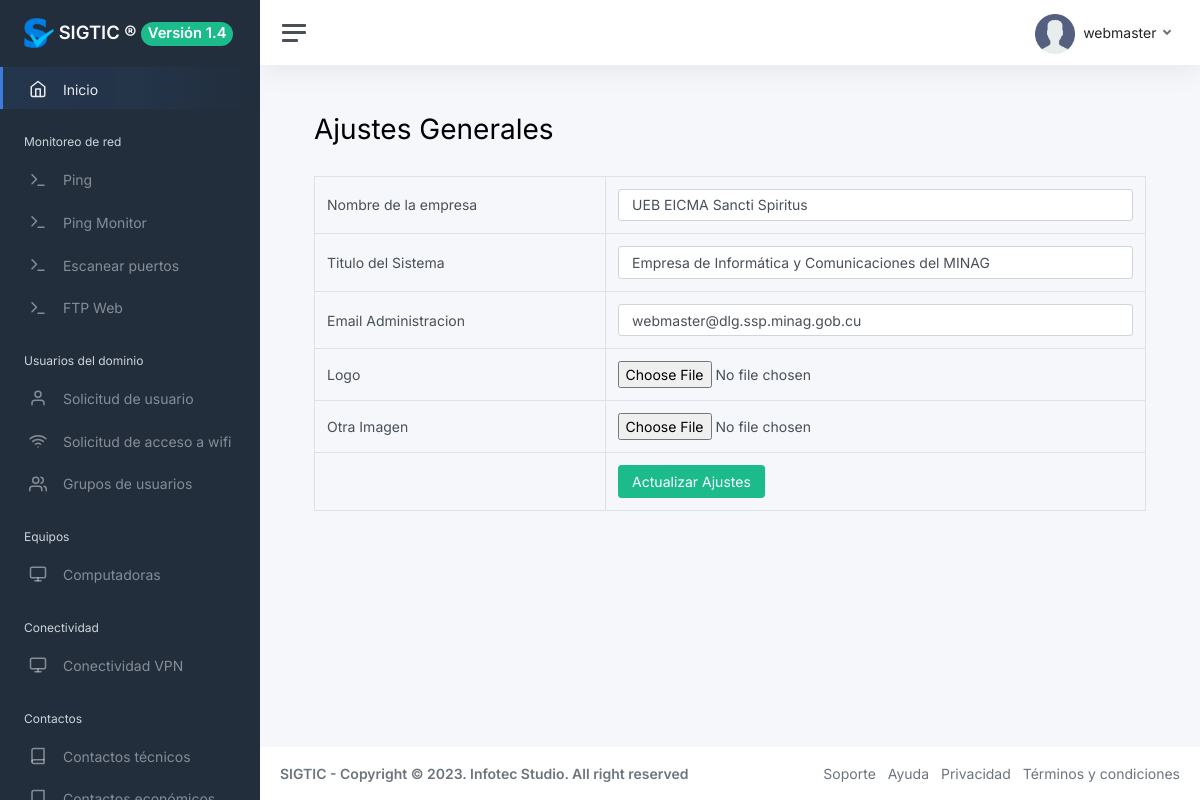
The page /?view=settings&opt=all (signed in) on the database its author committed.
### tables this page shows
CREATE TABLE `user` (
  `id` int(11) NOT NULL,
  `name` varchar(50) DEFAULT NULL,
  `lastname` varchar(50) DEFAULT NULL,
  `username` varchar(50) DEFAULT NULL,
  `email` varchar(255) DEFAULT NULL,
  `password` varchar(60) DEFAULT NULL,
  `image` varchar(255) DEFAULT NULL,
  `status` int(11) DEFAULT 1,
  `kind` int(11) DEFAULT 1,
  `created_at` datetime DEFAULT NULL
);

CREATE TABLE `configuration` (
  `id` int(11) NOT NULL,
  `preffix` varchar(255) NOT NULL,
  `label` varchar(255) NOT NULL,
  `kind` int(11) NOT NULL,
  `val` varchar(255) NOT NULL
);

### core/controller/Module.php (called while the page is built)
<?php
class Module {
	public static function loadLayout(){
		include "core/app/layouts/layout.php";
	}
}
?>

### core/controller/Lb.php (called while the page is built, shortened)
<?php
class Lb {
	public function start(){
		include "core/app/init.php";
	}
}
?>

### index.php (called while the page is built, shortened)
<?php
$lb = new Lb();
$lb->start();
?>

### core/controller/Executor.php (called while the page is built, shortened)
<?php
class Executor {
	public static function doit($sql){
		$con = Database::getCon();
		return array($con->query($sql),$con->insert_id);
	}
}
?>

### core/app/model/UserData.php (called while the page is built, shortened)
<?php
class UserData {
	public static $tablename = "user";
	public static function getById($id){
		 $sql = "select * from ".self::$tablename." where id=$id";
		$query = Executor::doit($sql);
		return Model::one($query[0],new UserData());
	}
}
?>

### core/controller/Model.php (called while the page is built, shortened)
<?php
class Model {
	public static function exists($modelname){
		$fullpath = self::getFullpath($modelname);
		$found=false;
		if(file_exists($fullpath)){
			$found = true;
		}
		return $found;
	}
	public static function getFullpath($modelname){
		return "core/app/model/".$modelname.".php";
	}
	public static function many($query,$aclass){
		$cnt = 0;
		$array = array();
		while($r = $query->fetch_array()){
			$array[$cnt] = new $aclass;
			$cnt2=1;
			foreach ($r as $key => $v) {
				if($cnt2>0 && $cnt2%2==0){
					$array[$cnt]->$key = $v;
				}
				$cnt2++;
			}
			$cnt++;
		}
		return $array;
	}
}
?>

### core/app/model/ConfigurationData.php (called while the page is built, shortened)
<?php
class ConfigurationData {
	public static $tablename = "configuration";
	public static function getAll(){
		$sql = "select * from ".self::$tablename;
		$query = Executor::doit($sql);
		return Model::many($query[0],new ConfigurationData());
	}
}
?>

### core/app/view/settings-view.php (the view, shortened to what this page needs)
<section class="container">
<?php
$settings = ConfigurationData::getAll();
?>
          <div class="row">
            <div class="col-md-12">
            <h1><i class="fa fa-wrench"></i> Ajustes Generales</h1>
            </div>
            </div>
<br>
          <div class="row">
            <div class="col-md-12">
              <div class="panel panel-default">
<form method="post" action="./?action=updatesettings" enctype="multipart/form-data">
                    <table class="table table-bordered">
                      <tbody>
<?php
 if(count($settings)>0):?>
<?php foreach($settings as $cat):?>
                        <tr>
                        <td><?php echo $cat->label; ?>
                        </td>
                        <td>
<?php if($cat->kind==2):?>
                        <input type="text" name="<?php echo $cat->preffix; ?>" class="form-control" value="<?php echo $cat->val;?>">
<?php elseif($cat->kind==4):?>
                        <input type="file" name="<?php echo $cat->preffix; ?>" >
<?php endif;?>
                        </td>
                        </tr>
<?php endforeach; ?>
 <?php endif; ?>
                        <tr>
                        <td>
                        </td>
                        <td>
                        <input type="submit"  class="btn btn-success" value="Actualizar Ajustes">
                        </td>
                        </tr>
                      </tbody>
                    </table>
                    </form>
              </div>
            </div>
          </div>
</section>

### core/app/layouts/layout.php (shortened to what this page needs)
<!DOCTYPE html>
<html lang="es">
<head>
  <link href="assets/vendor/bootstrap/css/bootstrap.min.css" rel="stylesheet">
  <link href="assets/vendor/bootstrap-icons/bootstrap-icons.css" rel="stylesheet">
  <link href="assets/vendor/boxicons/css/boxicons.min.css" rel="stylesheet">
  <link href="assets/vendor/quill/quill.snow.css" rel="stylesheet">
  <link href="assets/vendor/quill/quill.bubble.css" rel="stylesheet">
  <link href="assets/vendor/remixicon/remixicon.css" rel="stylesheet">
  <link href="css/app.css" rel="stylesheet">
  <link rel="stylesheet" type="text/css" href="plugins/datatables/datatables.min.css">
  <link rel="stylesheet" type="text/css" href="plugins/datatables/dataTables.bootstrap5.min.css">
  <link rel="stylesheet" type="text/css" href="plugins/datatables/buttons.bootstrap5.min.css">
  <link href="css/app.css" rel="stylesheet">
</head>
<?php if(!isset($_SESSION["user_id"])):?>
  <main class="d-flex w-100">
		<div class="container d-flex flex-column">
			<div class="row vh-100">
				<div class="col-sm-10 col-md-8 col-lg-6 mx-auto d-table h-100">
					<div class="d-table-cell align-middle">
						<div class="card">
							<div class="card-body">
								<div class="m-sm-4">
									<div class="text-center">
										<img src="img/logo/logo.png" alt="Charles Hall" class="img-fluid rounded-square" width="200" height="200" />
									</div>
									<form method="post" action="./?action=access&opt=login">
										<div class="mb-3">
											<label class="form-label">Usuario</label>
											<input class="form-control form-control-lg"  name="email" placeholder="Introduzca su usuario" />
										</div>
										<div class="mb-3">
											<label class="form-label">Contrseña</label>
											<input class="form-control form-control-lg" type="password" name="password" placeholder="Introduzca su contrseña" />
											<small>
                                           </small>
										</div>
										<div>
										</div>
										<div class="text-center mt-3">
                    <button type="submit" class="btn btn-lg btn-block btn-primary">Aceptar</button>
										</div>
									</form>
								</div>
							</div>
						</div>
					</div>
				</div>
			</div>
		</div>
	</main>
	<footer class="footer mt-auto py-3 bg-light">
  <div class="container">
    <span class="text-muted">SIGTIC - Copyright © 2023. Infotec Studio. All right reserved</span>
  </div>
</footer>
<?php else:?>
<body>
<div class="wrapper">
		<nav id="sidebar" class="sidebar js-sidebar">
			<div class="sidebar-content js-simplebar">
				<a class="sidebar-brand" href="./">
				<img src="img/icons/favicons.png" alt="Charles Hall" class="img-fluid rounded-square" width="30" height="30" /> <span class="align-middle">SIGTIC ®</span> <span class="badge bg-success rounded-pill">Versión 1.4</span></td>
        </a>
				<ul class="sidebar-nav">
        <li class="sidebar-item active">
						<a class="sidebar-link" href="./">
              <i class="align-middle" data-feather="home"></i> <span class="align-middle">Inicio</span>
            </a>
					</li>
<li class="sidebar-header">
						Monitoreo de red
					</li>
					<li class="sidebar-item">
						<a class="sidebar-link" href="./?view=ping&opt=all">
              <i class="align-middle" data-feather="terminal"></i> <span class="align-middle">Ping</span>
            </a>
					</li>
<li class="sidebar-item">
						<a class="sidebar-link" href="./?view=ping-monitor&opt=all">
              <i class="align-middle" data-feather="terminal"></i> <span class="align-middle">Ping Monitor</span>
            </a>
					</li>
<li class="sidebar-item">
						<a class="sidebar-link" href="./?view=portscanner&opt=all">
              <i class="align-middle" data-feather="terminal"></i> <span class="align-middle">Escanear puertos</span>
            </a>
					</li>
<li class="sidebar-item">
						<a class="sidebar-link" href="./?view=upload&opt=all">
              <i class="align-middle" data-feather="terminal"></i> <span class="align-middle">FTP Web</span>
            </a>
					</li>
					<li class="sidebar-header">
						Usuarios del dominio
					</li>
					<li class="sidebar-item">
						<a class="sidebar-link" href="./?view=user_request&opt=all">
              <i class="align-middle" data-feather="user"></i> <span class="align-middle">Solicitud de usuario</span>
            </a>
					</li>
					<li class="sidebar-item">
						<a class="sidebar-link" href="./?view=wifi_request&opt=all">
              <i class="align-middle" data-feather="wifi"></i> <span class="align-middle">Solicitud de acceso a wifi</span>
            </a>
					</li>
					<li class="sidebar-item">
						<a class="sidebar-link" href="./?view=categories&opt=all">
              <i class="align-middle" data-feather="users"></i> <span class="align-middle">Grupos de usuarios</span>
            </a>
					</li>
					<li class="sidebar-header">
						Equipos
					</li>
					<li class="sidebar-item">
						<a class="sidebar-link" href="./?view=computer&opt=all">
              <i class="align-middle" data-feather="monitor"></i> <span class="align-middle">Computadoras</span>
            </a>
					</li>
					<li class="sidebar-header">
						Conectividad
					</li>
					<li class="sidebar-item">
						<a class="sidebar-link" href="./?view=connectivity&opt=all">
              <i class="align-middle" data-feather="monitor"></i> <span class="align-middle">Conectividad VPN</span>
            </a>
					</li>
					<li class="sidebar-header">
						Contactos
					</li>
					<li class="sidebar-item">
						<a class="sidebar-link" href="./?view=contacts_technical&opt=all">
              <i class="align-middle" data-feather="book"></i> <span class="align-middle">Contactos técnicos</span>
            </a>
					</li>
					<li class="sidebar-item">
						<a class="sidebar-link" href="./?view=contacts&opt=all">
              <i class="align-middle" data-feather="book"></i> <span class="align-middle">Contactos económicos</span>
            </a>
					</li>
			</div>
		</nav>
    <div class="main">
    <nav class="navbar navbar-expand navbar-light navbar-bg">
				<a class="sidebar-toggle js-sidebar-toggle">
          <i class="hamburger align-self-center"></i>
        </a>
				<div class="navbar-collapse collapse">
					<ul class="navbar-nav navbar-align">
						<li class="nav-item dropdown">
							<a class="nav-link dropdown-toggle d-none d-sm-inline-block" href="#" data-bs-toggle="dropdown">
                <img src="img/avatars/avatar.png" class="avatar img-fluid rounded me-1" alt="Charles Hall" /> <span class="text-dark"><?php echo Core::$user->username;?></span>
              </a>
						</li>
					</ul>
				</div>
			</nav>
      <main class="content">
        <div class="container-fluid p-0">
          <?php View::load("index");?>
        </div>
      </main>
      <footer class="footer">
				<div class="container-fluid">
					<div class="row text-muted">
						<div class="col-6 text-start">
							<p class="mb-0">
							<strong>SIGTIC - Copyright © 2023. Infotec Studio. All right reserved</strong>
							</p>
						</div>
						<div class="col-6 text-end">
							<ul class="list-inline">
								<li class="list-inline-item">
									<a class="text-muted" href="https://infotecstudio.nat.cu" target="_blank">Soporte</a>
								</li>
								<li class="list-inline-item">
									<a class="text-muted" href="https://infotecstudio.nat.cu" target="_blank">Ayuda</a>
								</li>
								<li class="list-inline-item">
									<a class="text-muted" href="https://infotecstudio.nat.cu" target="_blank">Privacidad</a>
								</li>
								<li class="list-inline-item">
									<a class="text-muted" href="https://infotecstudio.nat.cu" target="_blank">Términos y condiciones</a>
								</li>
							</ul>
						</div>
					</div>
				</div>
</footer>
</body>
<?php endif; ?>
</html>

### rows shown on the page
user: username "webmaster"
configuration: label "Nombre de la empresa", val "UEB EICMA Sancti Spiritus"
configuration: label "Titulo del Sistema", title "Empresa de Informática y Comunicaciones del MINAG"
configuration: label "Email Administracion", val "webmaster@dlg.ssp.minag.gob.cu"
configuration: label "Logo"
configuration: label "Otra Imagen"
